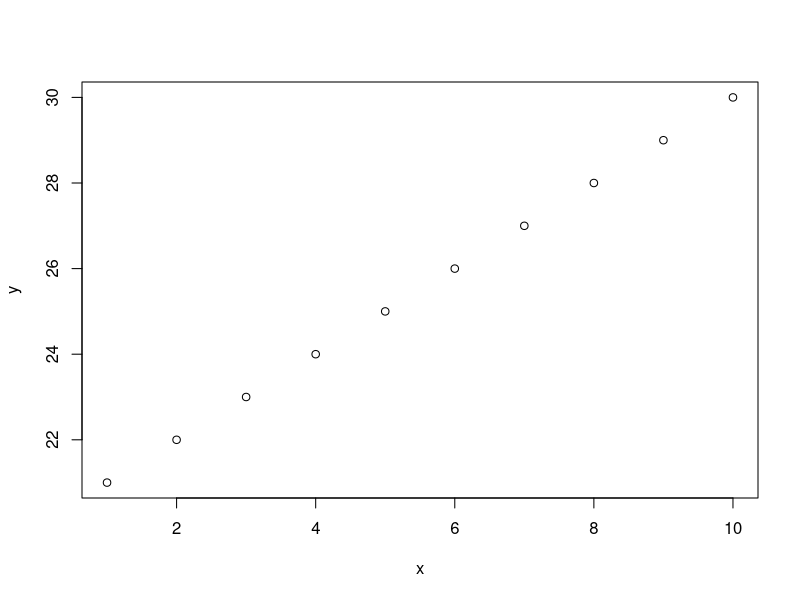
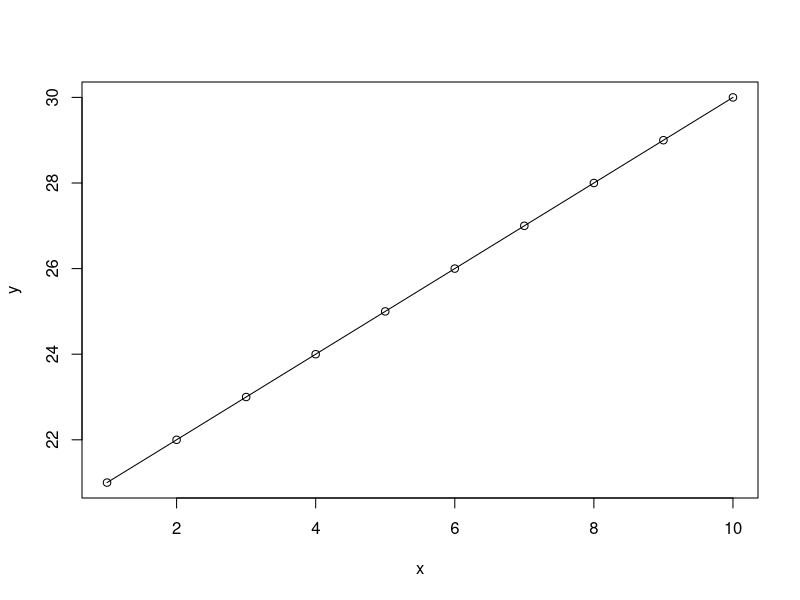
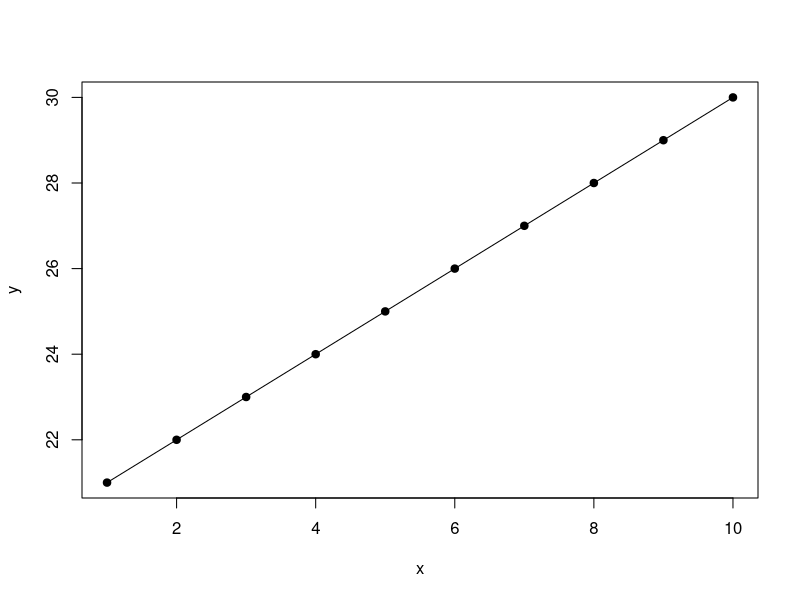

Reproduce these figures in R, in order.
#!/usr/bin/Rscript
print("Usage: ./sriptName.r")
print("R batch mode file for Linux. Write a basic Hello World graph to: ../output/basicGraph.png")
print("See ../docs/README-RScripts.md for usage details")
print("This program is copyrighted under the MIT license.  See: https://github.com/pmcgover/24dev-demo/blob/master/LICENSE")

print("Hello World")
x<-1:10
y<-21:30
png(filename="../output/basicGraph.png", height=768, width=1024, bg="white")
plot(x,y) 			
plot(x,y,type="o") 	
plot(x,y,type="o",pch=19,lty=1,lwd=1) 

